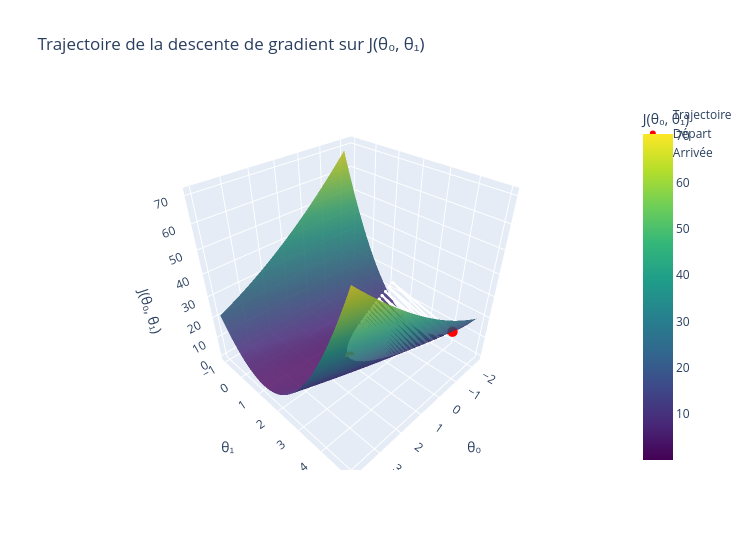

Notebook cell for this chart:
### Code cell
trajectoire = np.array(trajectoire)
cout_trajectoire = np.array([cout(t0, t1) for t0, t1 in trajectoire])

fig_trajectoire_3d = go.Figure(data=[
    go.Surface(x=T0, y=T1, z=J, colorscale="Viridis", opacity=0.85, showscale=True,
               colorbar=dict(title="J(θ₀, θ₁)")),
    go.Scatter3d(x=trajectoire[:, 0], y=trajectoire[:, 1], z=cout_trajectoire,
                 mode="lines+markers", line=dict(color="white", width=4),
                 marker=dict(size=2, color="white"), name="Trajectoire"),
    go.Scatter3d(x=[trajectoire[0, 0]], y=[trajectoire[0, 1]], z=[cout_trajectoire[0]],
                 mode="markers", marker=dict(size=6, color="red"), name="Départ"),
    go.Scatter3d(x=[trajectoire[-1, 0]], y=[trajectoire[-1, 1]], z=[cout_trajectoire[-1]],
                 mode="markers", marker=dict(size=6, color="orange"), name="Arrivée"),
])
fig_trajectoire_3d.update_layout(
    title="Trajectoire de la descente de gradient sur J(θ₀, θ₁)",
    scene=dict(xaxis_title="θ₀", yaxis_title="θ₁", zaxis_title="J(θ₀, θ₁)"),
    width=750, height=550,
)
fig_trajectoire_3d.show()

### Figure 1 — Plotly figure (JSON) as saved in the notebook; plotly's stock layout.template omitted (floating-point values rounded to 4 significant figures; data arrays with more than 128 entries replaced by an {"elided": "..."} marker saying what was removed)
{"data": [{"colorbar": {"title": {"text": "J(θ₀, θ₁)"}}, "colorscale": [[0, "#440154"], [0.1111, "#482878"], [0.2222, "#3e4989"], [0.3333, "#31688e"], [0.4444, "#26828e"], [0.5556, "#1f9e89"], [0.6667, "#35b779"], [0.7778, "#6ece58"], [0.8889, "#b5de2b"], [1, "#fde725"]], "opacity": 0.85, "showscale": true, "type": "surface", "x": {"elided": "80x80 float values"}, "y": {"elided": "80x80 float values"}, "z": {"elided": "80x80 float values"}}, {"line": {"color": "white", "width": 4}, "marker": {"color": "white", "size": 2}, "mode": "lines+markers", "name": "Trajectoire", "type": "scatter3d", "x": {"elided": "501 float values"}, "y": {"elided": "501 float values"}, "z": {"elided": "501 float values"}}, {"marker": {"color": "red", "size": 6}, "mode": "markers", "name": "Départ", "type": "scatter3d", "x": [-1.5], "y": [4.5], "z": [15.18]}, {"marker": {"color": "orange", "size": 6}, "mode": "markers", "name": "Arrivée", "type": "scatter3d", "x": [0.8843], "y": [2.012], "z": [0.07168]}], "layout": {"height": 550, "scene": {"xaxis": {"title": {"text": "θ₀"}}, "yaxis": {"title": {"text": "θ₁"}}, "zaxis": {"title": {"text": "J(θ₀, θ₁)"}}}, "title": {"text": "Trajectoire de la descente de gradient sur J(θ₀, θ₁)"}, "width": 750}}
